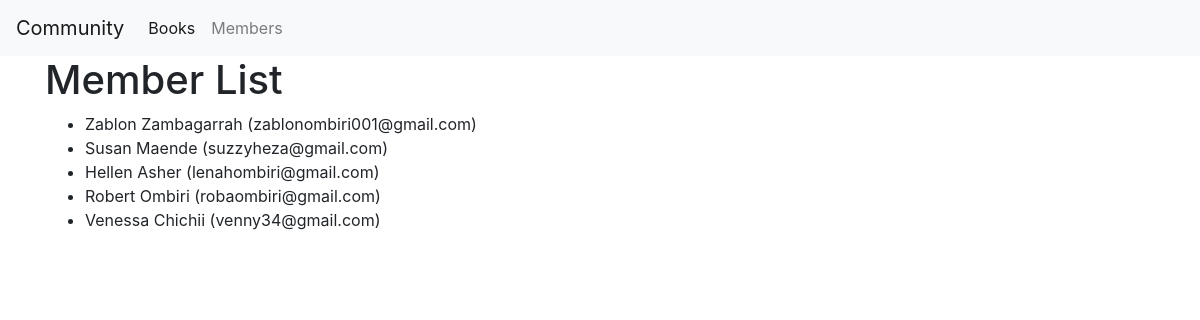
The page /members/ on the database its author committed.
### members/models.py (models this page shows, shortened)
class Member(models.Model):
    name = models.CharField(max_length=100)
    email = models.EmailField(unique=True)

### members/views.py (the view)
# urls.py: path('', views.member_list, name='member_list.html'),
def member_list(request):
    members = Member.objects.all()
    return render(request, 'members/member_list.html', {'members': members})

### members/templates/members/member_list.html
{% extends 'base.html' %}
{% block content %}
  <h1>Member List</h1>
  <ul>
    {% for member in members %}
      <li>{{ member.name }} ({{ member.email }})</li>
    {% endfor %}
  </ul>
{% endblock %}

### templates/base.html (shortened to what this page needs)
<!DOCTYPE html>
<html>
<head>
    <link rel="stylesheet" href="https://stackpath.bootstrapcdn.com/bootstrap/4.5.2/css/bootstrap.min.css">
</head>
<body>
    <nav class="navbar navbar-expand-lg navbar-light bg-light">
        <a class="navbar-brand" href="#">Community</a>
        <div class="collapse navbar-collapse" id="navbarSupportedContent">
            <ul class="navbar-nav mr-auto">
                <li class="nav-item active">
                    <a class="nav-link" href="/library/">Books</a>
                </li>
                <li class="nav-item">
                    <a class="nav-link" href="/members/">Members</a>
                </li>
            </ul>
        </div>
    </nav>
    <div class="container">
        {% block content %}{% endblock %}
    </div>
</body>
</html>

### rows shown on the page
Member: name "Zablon Zambagarrah", email "zablonombiri001@gmail.com"
Member: name "Susan Maende", email "suzzyheza@gmail.com"
Member: name "Hellen Asher", email "lenahombiri@gmail.com"
Member: name "Robert Ombiri", email "robaombiri@gmail.com"
Member: name "Venessa Chichii", email "venny34@gmail.com"
